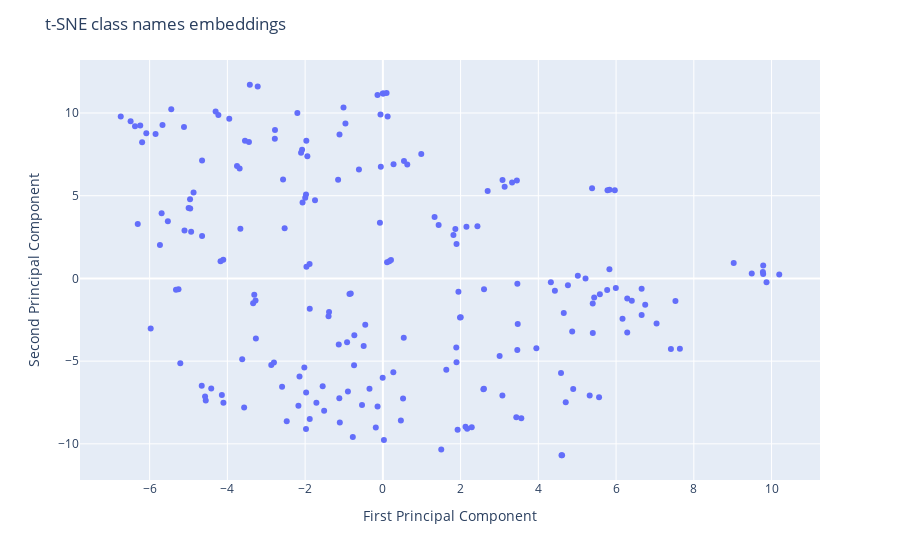

Notebook code for this chart:
### Code cell
# t-SNE

text_features_tsne = text_features
tsne = TSNE(n_components=2, verbose=0, perplexity=40, n_iter=300)
text_tsne = tsne.fit_transform(text_features_tsne.to('cpu'))

fig = px.scatter(x=text_tsne[:, 0], y=text_tsne[:, 1], hover_name=[all_labels[d] for d in catalog][0])
fig.update_layout(
    title="t-SNE class names embeddings",
    xaxis_title="First Principal Component",
    yaxis_title="Second Principal Component",
)
cwd = '/home/onyxia/work/tsne_plot/'
path = os.path.join(cwd, 't-SNE class names embeddings.png')
fig.write_image(path, format='png', engine='kaleido')
fig.show()

### Figure 1 — Plotly figure (JSON) as saved in the notebook; plotly's stock layout.template omitted (floating-point values rounded to 4 significant figures; data arrays with more than 128 entries replaced by an {"elided": "..."} marker saying what was removed)
{"data": [{"hovertemplate": "<b>%{hovertext}</b><br><br>x=%{x}<br>y=%{y}<extra></extra>", "hovertext": {"elided": "200 str values"}, "legendgroup": "", "marker": {"color": "#636efa", "symbol": "circle"}, "mode": "markers", "name": "", "orientation": "v", "showlegend": false, "type": "scatter", "x": {"elided": "200 float values"}, "xaxis": "x", "y": {"elided": "200 float values"}, "yaxis": "y"}], "layout": {"legend": {"tracegroupgap": 0}, "margin": {"t": 60}, "title": {"text": "t-SNE class names embeddings"}, "xaxis": {"anchor": "y", "domain": [0, 1], "title": {"text": "First Principal Component"}}, "yaxis": {"anchor": "x", "domain": [0, 1], "title": {"text": "Second Principal Component"}}}}
